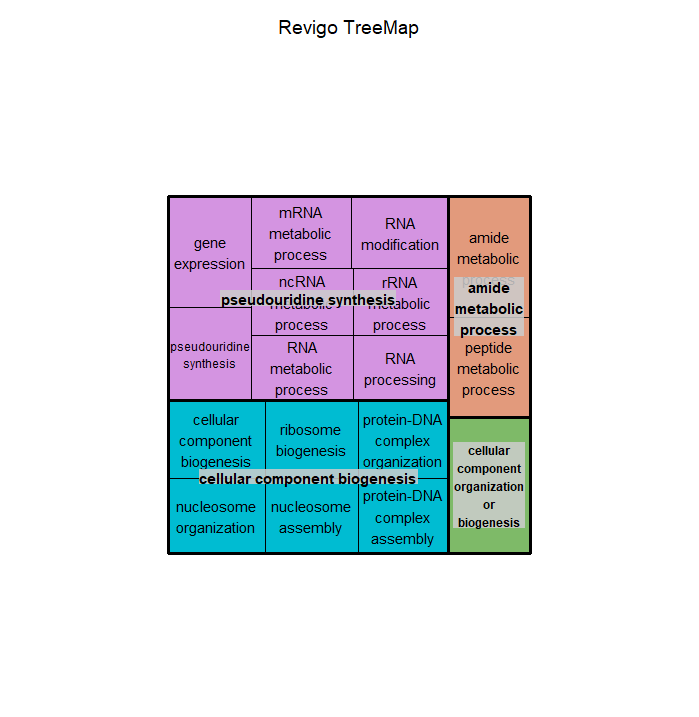

Source code (R):
# A treemap R script produced by the Revigo server at http://revigo.irb.hr/
# If you found Revigo useful in your work, please cite the following reference:
# Supek F et al. "REVIGO summarizes and visualizes long lists of Gene Ontology
# terms" PLoS ONE 2011. doi:10.1371/journal.pone.0021800

# author: Anton Kratz <anton.kratz@gmail.com>, RIKEN Omics Science Center, Functional Genomics Technology Team, Japan
# created: Fri, Nov 02, 2012  7:25:52 PM
# last change: Fri, Nov 09, 2012  3:20:01 PM

# -----------------------------------------------------------------------------
# If you don't have the treemap package installed, uncomment the following line:
# install.packages( "treemap" );
library(treemap) 								# treemap package by Martijn Tennekes

# Set the working directory if necessary
# setwd("C:/Users/username/workingdir");

# --------------------------------------------------------------------------
# Here is your data from Revigo. Scroll down for plot configuration options.

revigo.names <- c("term_ID","description","frequency","uniqueness","dispensability","representative");
revigo.data <- rbind(c("GO:0001522","pseudouridine synthesis",0.33551850101541647,0.6743905549814222,0,"pseudouridine synthesis"),
c("GO:0006396","RNA processing",4.055292831628201,0.5404541238735192,0.53354483,"pseudouridine synthesis"),
c("GO:0009451","RNA modification",2.050454036972228,0.6097921271615555,0.42056531,"pseudouridine synthesis"),
c("GO:0010467","gene expression",9.706370753664654,0.8073805134744669,0.14717947,"pseudouridine synthesis"),
c("GO:0016070","RNA metabolic process",13.53069692267082,0.5793514297830171,0.5079932,"pseudouridine synthesis"),
c("GO:0016071","mRNA metabolic process",1.3064539347919566,0.6312717256638867,0.34470342,"pseudouridine synthesis"),
c("GO:0016072","rRNA metabolic process",1.1833519865547792,0.5547585031939364,0.394218,"pseudouridine synthesis"),
c("GO:0034660","ncRNA metabolic process",3.769763500568378,0.5854946718725174,0.48276415,"pseudouridine synthesis"),
c("GO:0043603","amide metabolic process",6.518961624921768,0.864970445063439,0.0870141,"amide metabolic process"),
c("GO:0006518","peptide metabolic process",5.3920715559926595,0.7134190531993728,0.12977678,"amide metabolic process"),
c("GO:0044085","cellular component biogenesis",4.796572117984153,0.6533450528012851,0.01119147,"cellular component biogenesis"),
c("GO:0006334","nucleosome assembly",0.09057190085107651,0.6155681136827972,0.66833899,"cellular component biogenesis"),
c("GO:0034728","nucleosome organization",0.09438037776897892,0.6392448215837132,0.67893359,"cellular component biogenesis"),
c("GO:0042254","ribosome biogenesis",1.6536972228253697,0.630877251257579,0.59874765,"cellular component biogenesis"),
c("GO:0065004","protein-DNA complex assembly",0.1970396193359134,0.5981067331142274,0.65956535,"cellular component biogenesis"),
c("GO:0071824","protein-DNA complex organization",1.1399652853171207,0.6119261491549876,0.56909375,"cellular component biogenesis"),
c("GO:0071840","cellular component organization or biogenesis",9.440442605554349,0.9729258007770957,0.01811084,"cellular component organization or biogenesis"));

stuff <- data.frame(revigo.data);
names(stuff) <- revigo.names;

stuff$frequency <- as.numeric( as.character(stuff$frequency) );
stuff$uniqueness <- as.numeric( as.character(stuff$uniqueness) );
stuff$dispensability <- as.numeric( as.character(stuff$dispensability) );


# check the tmPlot command documentation for all possible parameters - there are a lot more
treemap(
  stuff,
  index = c("representative","description"),
  vSize = "uniqueness",
  type = "categorical",
  vColor = "representative",
  title = "Revigo TreeMap",
  inflate.labels = FALSE,      # set this to TRUE for space-filling group labels - good for posters
  lowerbound.cex.labels = 0,   # try to draw as many labels as possible (still, some small squares may not get a label)

  position.legend = "none"
)

dev.off()
